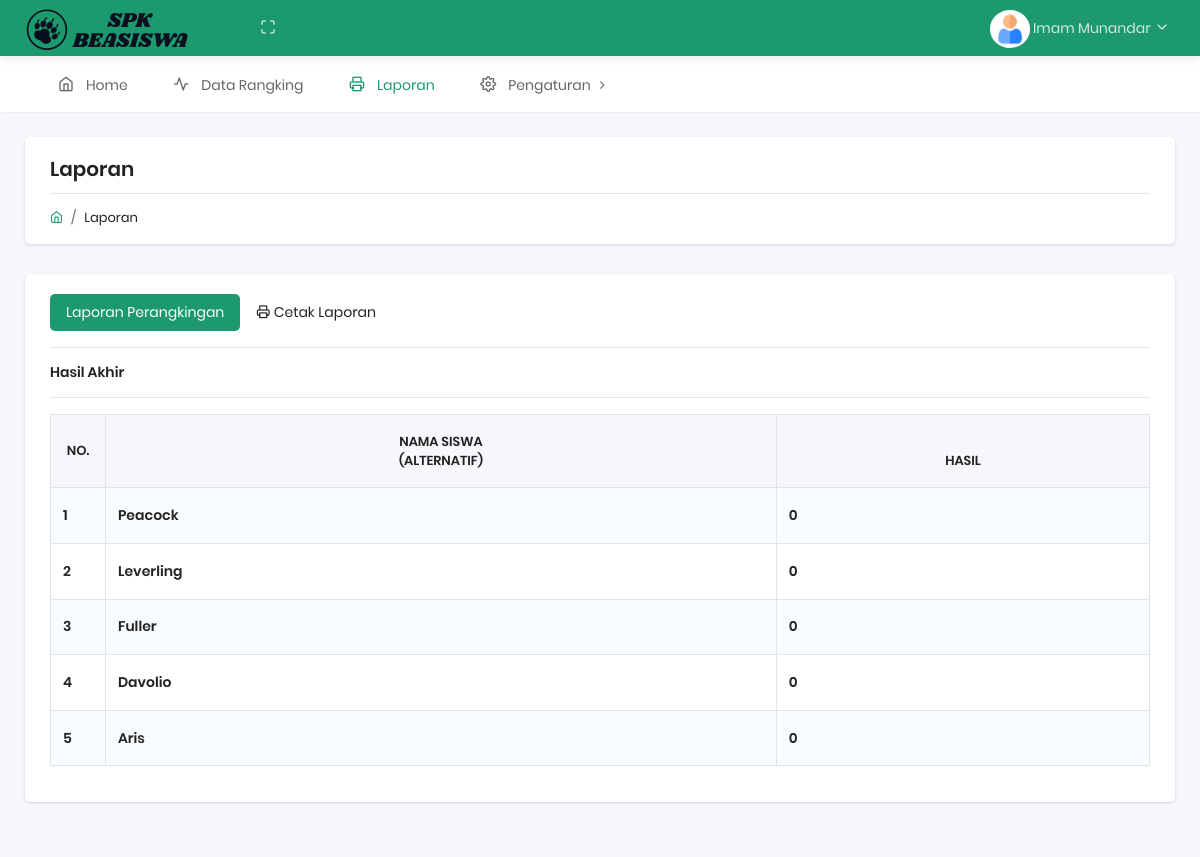
Page /laporan.php (signed in) on the committed database.
### tables this page shows
CREATE TABLE `tbl_siswa` (
  `id_siswa` int(11) NOT NULL,
  `nis` varchar(40) NOT NULL,
  `password` varchar(60) NOT NULL,
  `nm_siswa` varchar(50) NOT NULL,
  `alamat` text NOT NULL,
  `tmp_lahir` varchar(50) NOT NULL,
  `tgl_lahir` date NOT NULL,
  `jk` enum('Laki-Laki','Perempuan','','') NOT NULL,
  `agama` varchar(25) NOT NULL,
  `kelas` varchar(10) NOT NULL,
  `id_ortu` int(11) NOT NULL
);

CREATE TABLE `tbl_ortu` (
  `id_ortu` int(11) NOT NULL,
  `nm_ortu` varchar(50) NOT NULL,
  `alamat_ortu` text NOT NULL,
  `telp_ortu` varchar(15) NOT NULL,
  `pekerjaan` varchar(50) NOT NULL,
  `agama_ortu` varchar(25) NOT NULL,
  `gaji_ortu` int(11) NOT NULL
);

### config/class.php (called while the page is built, shortened)
<?php
$mysqli = new mysqli("localhost","root","","spkh");
class siswa
{
	public $koneksi;
	function __construct($mysqli)
	{
		$this->koneksi=$mysqli;
	}
	function get()
	{
		$semuadata=array();
		$ambildata = $this->koneksi-> query("SELECT * FROM tbl_siswa LEFT JOIN tbl_ortu ON tbl_siswa.id_ortu=tbl_ortu.id_ortu ORDER BY id_siswa ");
		while ($pecahdata=$ambildata->fetch_assoc())
		{
			$semuadata[]=$pecahdata;
		}
		return $semuadata;
	}
}
$siswa = new siswa($mysqli);

### laporan.php (the view, shortened to what this page needs)
<?php include 'config/class.php'; ?>
<?php include 'head.php'; ?>
<?php include 'nav.php'; ?>
<?php include 'header.php'; ?>
<?php
$siswa = $siswa->get();
$siswa4 = $siswa;
?>
<div class="pcoded-main-container">
  <div class="pcoded-content">
    <div class="pcoded-inner-content">
      <div class="main-body">
        <div class="page-wrapper">
          <div class="page-header">
            <div class="page-block">
              <div class="row align-items-center">
                <div class="col-md-12">
                  <div class="page-header-title">
                    <h5 class="m-b-10">Laporan</h5>
                  </div>
                  <ul class="breadcrumb">
                    <li class="breadcrumb-item"><a href="index.html"><i class="feather icon-home"></i></a></li>
                    <li class="breadcrumb-item"><a href="#!">Laporan</a></li>
                  </ul>
                </div>
              </div>
            </div>
          </div>
          <div class="row">
            <div class="col-sm-12">
              <div class="card">
                <div class="card-body">
                  <ul class="nav nav-pills mb-3" id="pills-tab" role="tablist">
                    <li class="nav-item">
                      <a class="nav-link active" id="pills-home-tab" data-toggle="pill" href="#pills-home" role="tab" aria-controls="pills-home" aria-selected="true">Laporan Perangkingan</a>
                    </li>
                    <li style="cursor: pointer;">
                      <a class="nav-link" onclick="printDiv('pills-home')" role="tab"><i class="feather icon-printer"></i> Cetak Laporan</a>
                    </li>
                  </ul>
                  <div class="tab-content" id="pills-tabContent">
                    <div class="tab-pane fade show active" id="pills-home" role="tabpanel" aria-labelledby="pills-home-tab">
                      <hr>
                      <h6>Hasil Akhir</h6>
                      <hr>
                      <table class="table table-striped table-bordered">
                        <?php
                        $data = array();
                        ?>
                        <?php foreach ($siswa4 as $key => $siswa4): ?>
                          <?php
                          $total = 0;
                          ?>
                            <?php
                            $data[$key] = array('total' => $total, 'nm_siswa' => $siswa4['nm_siswa']);
                            ?>
                        <?php endforeach ?>
                        <?php
                        arsort($data);
                        ?>
                        <thead>
                          <tr>
                            <th rowspan="2" style="vertical-align: middle" class="text-center">NO.</th>
                            <th rowspan="2" style="vertical-align: middle" class="text-center"> Nama siswa <br> (Alternatif)</th>
                            <th rowspan="2" class="text-center">Hasil</th>
                          </tr>
                        </thead>
                        <tbody>
                          <?php
                          $no=0;
                          ?>
                          <?php foreach ($data as $key => $value): ?>
                            <?php
                            $no++;
                            ?>
                            <tr>
                              <th width="5%"><?= $no ?></th>
                              <th><?= $value['nm_siswa'] ?></th>
                              <th><?= $value['total'] ?></th>
                            </tr>
                          <?php endforeach ?>
                        </tbody>
                      </table>
                    </div>
                  </div>
                </div>
              </div>
            </div>
          </div>
        </div>
      </div>
    </div>
  </div>
</div>
<?php include 'footer.php'; ?>

### rows in the picture
tbl_siswa: nm_siswa "Peacock", id_ortu.gaji_ortu "0"
tbl_siswa: nm_siswa "Leverling", id_ortu.gaji_ortu "0"
tbl_siswa: nm_siswa "Fuller", id_ortu.gaji_ortu "0"
tbl_siswa: nm_siswa "Aris", id_ortu.gaji_ortu "0"

### other values in the picture
$_SESSION['user']['nama'] "Imam Munandar"
$value['nm_siswa'] "Davolio"
$value['total'] "0"
